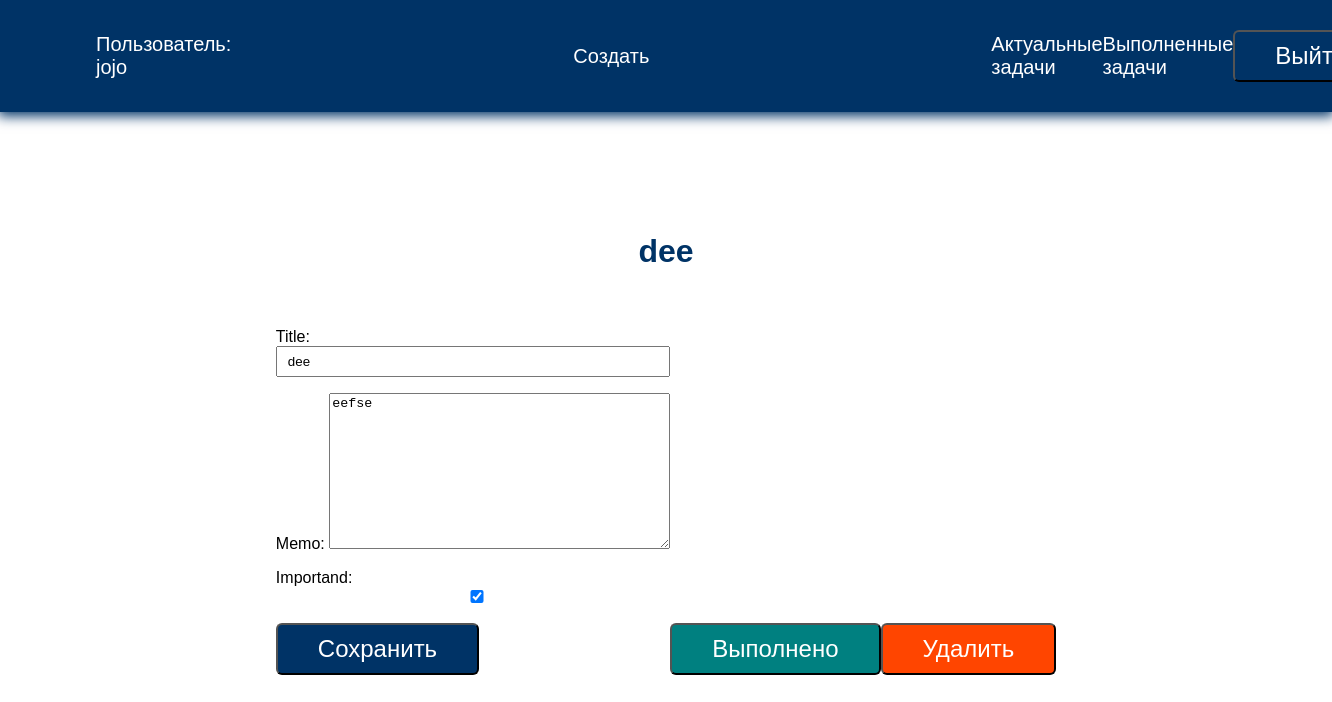
The app's page /todo/13 (signed in) with its own data.
### todo/models.py (models this page shows, shortened)
class Todo(models.Model):
    title = models.CharField(max_length=100)
    memo = models.TextField(blank=True)
    created = models.DateTimeField(auto_now_add=True)
    date_completed = models.DateTimeField(null=True, blank=True)
    importand = models.BooleanField(default=False)
    user = models.ForeignKey(User, on_delete=models.CASCADE)

### todo/views.py (the view, shortened to what this page needs)
# urls.py: path('todo/<int:todo_pk>', views.viewtodo, name='viewtodo'),
@login_required
def viewtodo(request, todo_pk):
    todo = get_object_or_404(Todo, pk=todo_pk)
    if request.method == 'GET':
        form = TodoForm(instance=todo)
        return render(request, 'todo/viewtodo.html', {'todo': todo, 'form': form})

### todo/forms.py
class TodoForm(ModelForm):
    class Meta:
        model = Todo
        fields = ['title', 'memo', 'importand']

### todo/templates/todo/viewtodo.html (shortened to what this page needs)
{% extends  'todo/base.html' %}
{% block content %}
<h1>{{ todo.title }}</h1>
<div class="but">
    <form method="post">
        {{ form.as_p }}
        <button class="btn">Сохранить</button>
    </form>
    <form action="{% url 'completetodo' todo.id %}" method="post">
        <button class="btn good">Выполнено</button>
    </form>
    <form action="{% url 'deletetodo' todo.id %}" method="post">
        <button class="btn remove">Удалить</button>
    </form>
</div>
{% endblock %}

### todo/templates/todo/base.html (shortened to what this page needs)
<!DOCTYPE html>
{% load static %}
<html lang="en">
<head>
    <link rel="stylesheet" href="{% static 'css/style.css' %}">
</head>
<body>
{% if user.is_authenticated %}
<div class="menu">
    <div class="wrap">
        <ul>
            <li class="logo"><a href="">Пользователь: {{ user }}</a></li>
            <li class="logo"><a href="{% url 'createtodo' %}">Создать</a></li>
            <li><a href="{% url 'currenttodos' %}">Актуальные задачи</a></li>
            <li><a href="{% url 'completedtodo' %}">Выполненные задачи</a></li>
            <li>
                <form action="{% url 'logoutuser' %}" method="post">
                    <button class="btn">Выйти</button>
                </form>
            </li>
        </ul>
    </div>
</div>
{% endif %}
<div class="content">
    <div class="wrap">
        {% block content %}
        {% endblock %}
    </div>
</div>
</body>
</html>

### todo/static/css/style.css (style rules this page uses)
body { margin: 0; padding: 0; font-family: Arial, Helvetica, sans-serif; }
.wrap { max-width: 1200px; margin: 0 auto; padding: 10px 30px; box-sizing: border-box; }
.menu { background: #003366; box-shadow: 0 2px 12px 2px #003366; }
ul { list-style: none; padding: 0; }
.menu ul { display: flex; justify-content: space-between; align-items: center; font-size: 20px; }
.menu .logo { margin-right: 30%; color: #FFF; }
a { text-decoration: none; }
.menu a { color: #FFF; }
.content .wrap { display: flex; flex-direction: column; align-items: center; justify-content: center; margin-top: 40px; }
h1, h2 { color: #003366; }
.btn { background: #003366; color: #FFF; }
button { border-radius: 6px; box-shadow: inset, 0 0 6px 2px #FFF; padding: 10px 40px; margin-top: 0; font-size: 24px; cursor: pointer; }
input { width: 100%; padding: 6px 10px; box-sizing: border-box; margarin-top: 4px; }
.content div { padding: 0 20px; }
.content div { padding: 20px; }
.but { display: flex; align-items: flex-end; }
.good { background-color: teal; }
.remove { background-color: orangered; }

### records on screen
Todo: title "dee", memo "eefse", importand "☑"

### other values on screen
{{ user }} "jojo"
